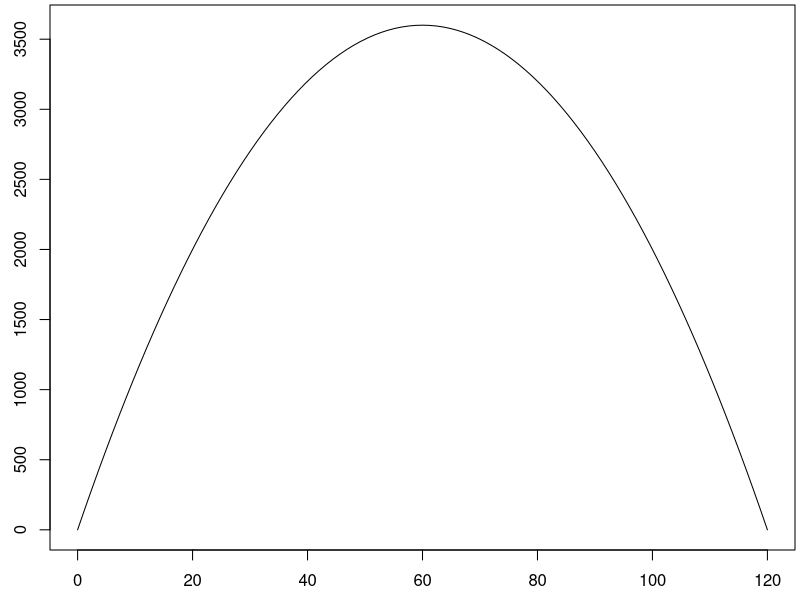

Recreate this plot in R.
my_plot <- function(f,left_bound,right_bound,gap = (right_bound-left_bound)/100, mar = c(2.5,2.5,0.25,0.25), type = "l",... ){
  x <- seq(left_bound,right_bound,gap)
  par(mar=mar)
  plot(x,f(x),type = type,...)
}
my_lines <- function(f,left_bound,right_bound,gap = (right_bound-left_bound)/100, type = "l",... ){
  x <- seq(left_bound,right_bound,gap)
  lines(x,f(x),type = type,...)
}


f <- function(x){x*(120-x)}
Df <- function(x){120 - 2*x}
D2f <- function(x){-2}

my_plot(f,0,120)

uniroot(Df,c(0,120))$root
cv <- uniroot(Df,c(0,120))$root
Df(cv)
D2f(cv)
f(60)
